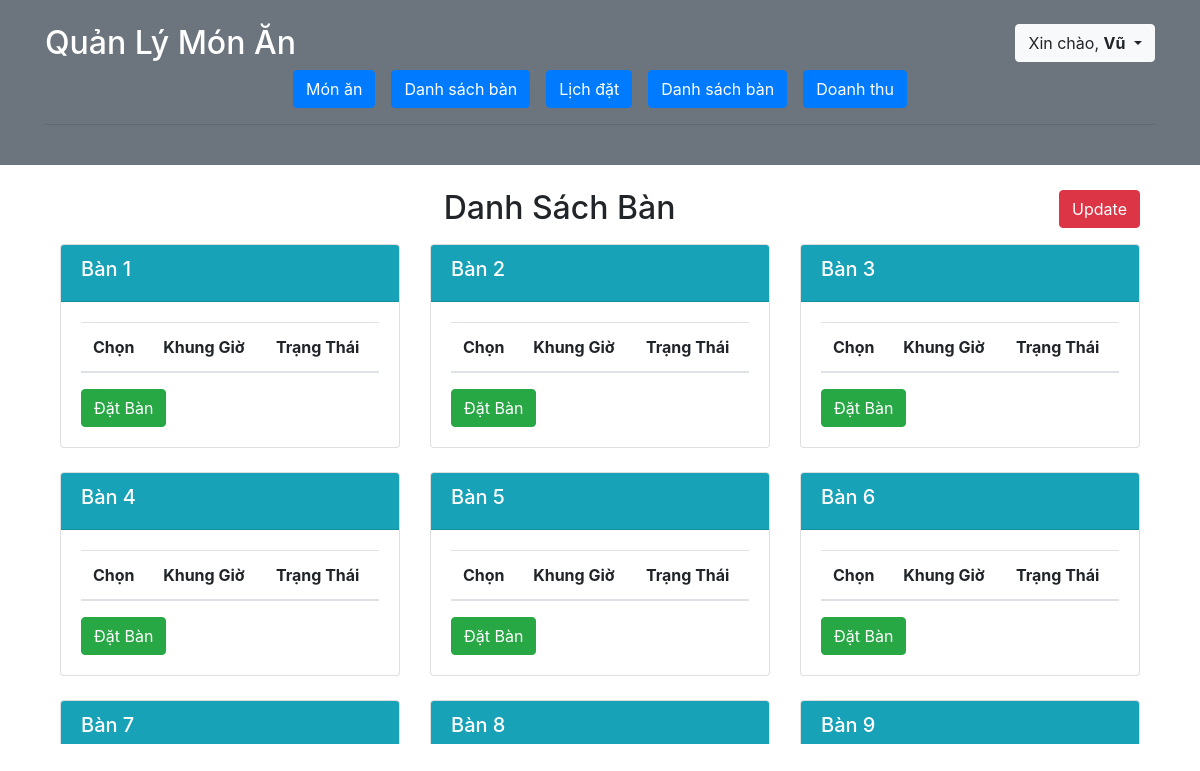
The page /Admin/index.php?page_layout=Ban (signed in) on the database its author committed.
### tables this page shows
CREATE TABLE `ban` (
  `MABAN` varchar(5) NOT NULL,
  `STT` decimal(2,0) DEFAULT NULL
);

### Admin/Chucnang/ds_ban.php (the view, shortened to what this page needs)
<?php
require_once '../config/db.php';
$sql_ban = "SELECT * FROM BAN ORDER BY STT ASC";
$query_ban = mysqli_query($conn, $sql_ban);
?>
<div class="container mt-4">
    <div class="d-flex justify-content-between align-items-center mb-3">
        <h2 class="text-center flex-grow-1 mb-0">Danh Sách Bàn</h2>
        <form method="POST">
            <button type="submit" name="update_time" class="btn btn-danger">Update</button>
        </form>
    </div>
    <div style="max-height: 500px; overflow-y: auto; overflow-x: hidden;">
    <div class="row">
        <?php while ($row_ban = mysqli_fetch_assoc($query_ban)) {
            $hasCustomer = false;
        ?>
            <div class="col-md-4 mb-4">
                <div class="card">
                    <div class="card-header bg-info text-white">
                        <h5>Bàn <?php echo $row_ban['STT']; ?></h5>
                    </div>
                    <div class="card-body">
                        <form action="index.php?page_layout=Datban" method="POST">
                            <table class="table time-table">
                                <thead>
                                    <tr>
                                        <th>Chọn</th>
                                        <th>Khung Giờ</th>
                                        <th>Trạng Thái</th>
                                    </tr>
                                </thead>
                            </table>
                            <button type="submit" class="btn btn-success">
                                <?php echo $hasCustomer ? 'Tiếp Tục' : 'Đặt Bàn'; ?>
                            </button>
                        </form>
                    </div>
                </div>
            </div>
        <?php } ?>
    </div>
    </div>
</div>

### Admin/index.php (shortened to what this page needs)
<?php
require_once '../config/db.php';
$hoten = $_SESSION['hoten'];
?>
<!DOCTYPE html>
<html lang="vi">
<head>
    <link rel="stylesheet" href="https://stackpath.bootstrapcdn.com/bootstrap/4.5.2/css/bootstrap.min.css">
</head>
<body>
    <header class="bg-secondary text-white py-4">
        <div class="container">
            <div class="d-flex justify-content-between align-items-center">
                <h2 class="mb-0">
                    <a href="index.php?page_layout=Ban" class="text-white text-decoration-none">Quản Lý Món Ăn</a>
                </h2>
                <div class="dropdown">
                    <button class="btn btn-light dropdown-toggle" type="button" id="userDropdown"
                        data-toggle="dropdown" aria-haspopup="true" aria-expanded="false">
                        Xin chào, <strong><?php echo $hoten; ?></strong>
                    </button>
                </div>
            </div>
            <nav class="nav justify-content-center mt-2">
                <div class="dropdown mx-2">
                    <a class="btn btn-primary " href="#" role="button" id="monDropdown" data-toggle="dropdown" aria-haspopup="true" aria-expanded="false">
                        Món ăn
                    </a>
                </div>
                <a class="btn btn-primary mx-2" href="index.php?page_layout=Ban">Danh sách bàn</a>
                <div class="dropdown mx-2">
                    <a class="btn btn-primary " href="#" role="button" id="lichDropdown" data-toggle="dropdown" aria-haspopup="true" aria-expanded="false">
                        Lịch đặt
                    </a>
                </div>
                <a class="btn btn-primary mx-2" href="index.php?page_layout=TTBAN">Danh sách bàn</a>
                <a class="btn btn-primary mx-2" href="index.php?page_layout=Doanhthu">Doanh thu</a>
            </nav>
            <hr>
        </div>
    </header>
    <main class="container mt-4">
        <?php
        if (isset($_GET['page_layout'])) {
            switch ($_GET['page_layout']) {
                case 'Ban':
                    require_once 'Chucnang/ds_ban.php';
                    break;
            }
        } else {
            require_once 'Chucnang/ql_monan.php';
        }
        ?>
    </main>
</body>
</html>

### rows shown on the page
ban: STT "1", shows "Đặt Bàn"
ban: STT "2", shows "Đặt Bàn"
ban: STT "3", shows "Đặt Bàn"
ban: STT "4", shows "Đặt Bàn"
ban: STT "5", shows "Đặt Bàn"
ban: STT "6", shows "Đặt Bàn"
ban: STT "7"
ban: STT "8"
ban: STT "9"

### other values the page prints
$hoten "Vũ"
